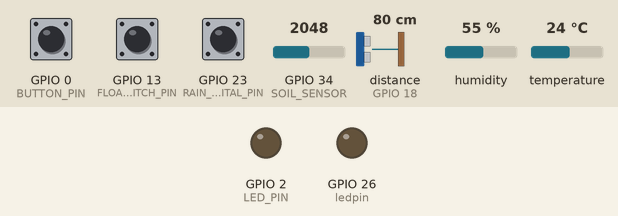
A sketch run on a simulated ESP32. Shown: output pins drawn as LEDs (lit = HIGH). Wiring (inferred from the names in the program): ultrasonic range finder: trigger GPIO 5; echo GPIO 18. The test bench sets the inputs (shaded band); at power-on: distance to the obstacle (sensor on GPIO 18) 80 cm, humidity 55 %, GPIO 34 (SOIL_SENSOR) = 2048, GPIO 0 (BUTTON_PIN) HIGH, GPIO 13 (FLOAT_SWITCH_PIN) HIGH, GPIO 23 (RAIN_DIGITAL_PIN) HIGH, temperature 24 °C. The echo pulse lasts 58.3 µs per cm; WiFi joins after 1.5 s; servers stay silent unless stated; the local clock reads 2024-03-15 10:24:30 at power-on unless the sketch sets it; web services answer with replies made up by the test bench; pins used as bus, display or sensor lines are not drawn; what the sketch prints to the serial monitor is not drawn. At 18.4 s the program restarts the board; the recording ends there.

Above: at 0.1 s.
At 1.6 s:
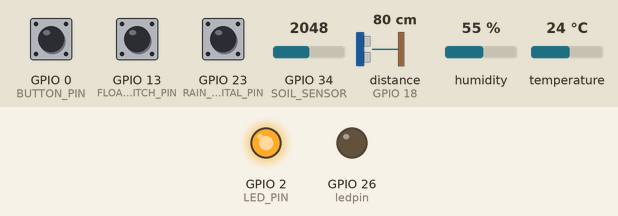
At 5.0 s:
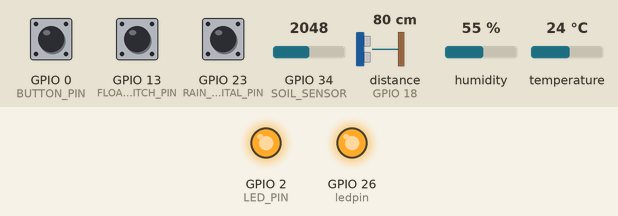
5.1 s: distance to the obstacle (sensor on GPIO 18) set to 2 cm
8.7 s: humidity set to 22 %
13.1 s: GPIO 34 (SOIL_SENSOR) set to 260
15.9 s: GPIO 0 (BUTTON_PIN) pulled LOW for 2.45 s
Timing chart, 0 to 18.4 s (numbered marks = the images above; inputs shaded):
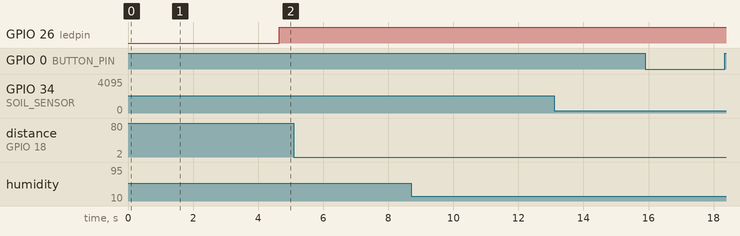

Measured:
- after the input at 5.1 s, every drawn part: stays the same
- after the input at 8.7 s, every drawn part: stays the same
- after the input at 13.1 s, every drawn part: stays the same
- after the input at 15.9 s, every drawn part: stays the same

The sketch:

Flood_3.ino
```cpp
#include <WiFiManager.h>
#include <WiFi.h>
#include <DHT.h>
#include <Wire.h>
#include <Firebase_ESP_Client.h>
#include "addons/TokenHelper.h"
#include "addons/RTDBHelper.h"
#include <HTTPClient.h>

// Wi-Fi Manager Settings
#define LED_PIN 2
#define BUTTON_PIN 0
#define TIMEOUT_SECONDS 120

WiFiManager wm;

// Firebase Credentials
#define API_KEY "AIzaSyA6awKc4A6toK1EYNBANrJ-wTMMcrxJ7gE"
#define DATABASE_URL "https://flood-esp-default-rtdb.firebaseio.com/"
#define USER_EMAIL "esp@gmail.com"
#define USER_PASSWORD "123456"

// Ultrasonic Sensor
#define echoPin 18
#define trigPin 5

// DHT Sensor
#define DHTPIN 4
#define DHTTYPE DHT11
DHT dht(DHTPIN, DHTTYPE);

// Soil Moisture Sensor
#define SOIL_SENSOR 34

// LED Control
#define ledpin 26

// Float Switch
#define FLOAT_SWITCH_PIN 13

// Rain Sensor
#define RAIN_ANALOG_PIN 21
#define RAIN_DIGITAL_PIN 23

// Firebase & NTP
FirebaseData fbdo;
FirebaseAuth auth;
FirebaseConfig config;
String uid;

const char* ntpServer = "pool.ntp.org";
const long gmtOffset_sec = 19800;
const int daylightOffset_sec = 0;

bool signupOK = false;
bool timeUploaded = false;
bool ledstatus = false;

// Telegram Bot Token
const char* BOT_TOKEN = "7412597635:AAHLVyHXiECDQdP6gHUJpkA1DNWsvuVSdrQ";
const char* CHAT_ID = "5550766633";

// Initialize components
HTTPClient http;

// Variables for sensor readings
float temperature = 0;
float humidity = 0;
int soilMoisture = 0;
float distance = 0;
bool rainDetected = false;
bool floatSwitchStatus = false;
bool ledState = false;

// Variables for Telegram notifications
bool lastRainState = false;
bool lastFloatSwitchState = false;
float lastDistance = 0;
int lastSoilMoisture = 0;
float lastTemperature = 0;
float lastHumidity = 0;

// Function to connect to WiFi using WiFiManager
void connectToWiFi() {
  wm.setConfigPortalTimeout(TIMEOUT_SECONDS);
  bool res = wm.autoConnect("ESPTESTING");
  if (!res) {
    Serial.println("Failed to connect!");
  } else {
    Serial.println("Connected to Wi-Fi, LED ON");
    digitalWrite(LED_PIN, HIGH);
  }
}

// Function to get the current date & time
String getDateTime() {
  struct tm timeinfo;
  if (!getLocalTime(&timeinfo)) {
    Serial.println("⚠ Failed to obtain time!");
    return "N/A";
  }

  char timeString[30];
  snprintf(timeString, sizeof(timeString), "%02d-%02d-%04d %02d:%02d:%02d",
           timeinfo.tm_mday, timeinfo.tm_mon + 1, timeinfo.tm_year + 1900,
           timeinfo.tm_hour, timeinfo.tm_min, timeinfo.tm_sec);

  return String(timeString);
}

// Upload startup time to Firebase once
void uploadDateTimeToFirebase() {
  if (!timeUploaded) {
    String currentDateTime = getDateTime();
    Serial.print("Uploading startup time: ");
    Serial.println(currentDateTime);

    if (Firebase.RTDB.setString(&fbdo, "System/StartupTime", currentDateTime)) {
      Serial.println("✅ Startup time successfully uploaded!");
      timeUploaded = true;
    } else {
      Serial.println("❌ Failed to upload time: " + fbdo.errorReason());
    }
  }
}

void sendTelegramMessage(String message) {
  Serial.println("Sending Telegram message: " + message);

  // Create the URL for the Telegram API
  String url = "https://api.telegram.org/bot" + String(BOT_TOKEN) + "/sendMessage";

  // Prepare the POST data
  String postData = "chat_id=" + String(CHAT_ID) +
                   "&text=" + message +
                   "&parse_mode=HTML";

  http.begin(url);
  http.addHeader("Content-Type", "application/x-www-form-urlencoded");

  // Send the POST request
  int httpResponseCode = http.POST(postData);

  if (httpResponseCode > 0) {
    String response = http.getString();
    Serial.println("✅ Telegram message sent successfully");
    Serial.println("Response code: " + String(httpResponseCode));
    Serial.println("Response: " + response);
  } else {
    Serial.println("❌ Error sending Telegram message");
    Serial.println("Error code: " + String(httpResponseCode));
  }

  http.end();
}

void checkAndSendAlerts() {
  String currentTime = getDateTime();

  // Water Level Alerts
  if (distance <= 5 && lastDistance > 5) {
    sendTelegramMessage(
      "⚠️ CRITICAL ALERT: Water Level\n"
      "🌊 Water level is extremely high!\n"
      "📏 Current level: " + String(distance, 1) + " cm\n"
      "⚡ Immediate action required!\n"
      "🕒 Time: " + currentTime
    );
  } else if (distance <= 10 && distance > 5 && lastDistance > 10) {
    sendTelegramMessage(
      "⚠️ WARNING: Water Level\n"
      "💧 Water level is rising\n"
      "📏 Current level: " + String(distance, 1) + " cm\n"
      "👀 Please monitor the situation\n"
      "🕒 Time: " + currentTime
    );
  }
  lastDistance = distance;

  // Float Switch Alerts
  if (floatSwitchStatus != lastFloatSwitchState) {
    if (floatSwitchStatus) {
      sendTelegramMessage(
        "⚠️ ALERT: Float Switch\n"
        "🔴 Water level is HIGH\n"
        "💢 Float switch has been triggered\n"
        "⚡ Please check water level immediately!\n"
        "🕒 Time: " + currentTime
      );
    } else {
      sendTelegramMessage(
        "✅ UPDATE: Float Switch\n"
        "🟢 Water level is LOW\n"
        "💧 Float switch has returned to normal\n"
        "🕒 Time: " + currentTime
      );
    }
  }
  lastFloatSwitchState = floatSwitchStatus;

  // Rain Detection Alerts
  if (rainDetected != lastRainState) {
    if (rainDetected) {
      sendTelegramMessage(
        "☔ Rain Alert\n"
        "🌧️ Rain has been detected\n"
        "📌 Current status: Raining\n"
        "⚠️ Please monitor water levels\n"
        "🕒 Time: " + currentTime
      );
    } else {
      sendTelegramMessage(
        "✅ Rain Update\n"
        "🌤️ Rain has stopped\n"
        "📌 Current status: Clear\n"
        "🕒 Time: " + currentTime
      );
    }
  }
  lastRainState = rainDetected;

  // Soil Moisture Alerts
  if (soilMoisture > 900 && lastSoilMoisture <= 900) {
    sendTelegramMessage(
      "⚠️ ALERT: Soil Moisture\n"
      "💦 Soil is extremely wet!\n"
      "📊 Current value: " + String(soilMoisture) + "\n"
      "⚡ Risk of flooding!\n"
      "🕒 Time: " + currentTime
    );
  } else if (soilMoisture < 300 && lastSoilMoisture >= 300) {
    sendTelegramMessage(
      "⚠️ ALERT: Soil Moisture\n"
      "🏜️ Soil is too dry!\n"
      "📊 Current value: " + String(soilMoisture) + "\n"
      "🌱 Plants may be at risk!\n"
      "🕒 Time: " + currentTime
    );
  }
  lastSoilMoisture = soilMoisture;

  // Temperature Alerts
  if (temperature > 40 && lastTemperature <= 40) {
    sendTelegramMessage(
      "🌡️ Temperature Alert\n"
      "🔥 High temperature detected!\n"
      "📊 Current temperature: " + String(temperature, 1) + "°C\n"
      "⚠️ Please check equipment\n"
      "🕒 Time: " + currentTime
    );
  } else if (temperature < 15 && lastTemperature >= 15) {
    sendTelegramMessage(
      "🌡️ Temperature Alert\n"
      "❄️ Low temperature detected!\n"
      "📊 Current temperature: " + String(temperature, 1) + "°C\n"
      "⚠️ Risk of equipment malfunction\n"
      "🕒 Time: " + currentTime
    );
  }
  lastTemperature = temperature;

  // Humidity Alerts
  if (humidity > 90 && lastHumidity <= 90) {
    sendTelegramMessage(
      "💧 Humidity Alert\n"
      "🌫️ High humidity detected!\n"
      "📊 Current humidity: " + String(humidity, 1) + "%\n"
      "⚠️ Risk of condensation\n"
      "🕒 Time: " + currentTime
    );
  } else if (humidity < 30 && lastHumidity >= 30) {
    sendTelegramMessage(
      "💧 Humidity Alert\n"
      "🏜️ Low humidity detected!\n"
      "📊 Current humidity: " + String(humidity, 1) + "%\n"
      "⚠️ Environment too dry\n"
      "🕒 Time: " + currentTime
    );
  }
  lastHumidity = humidity;
}

void setup() {
  Serial.begin(115200);
  pinMode(LED_PIN, OUTPUT);
  pinMode(BUTTON_PIN, INPUT_PULLUP);

  // Wi-Fi Setup
  connectToWiFi();

  // Firebase Setup
  config.api_key = API_KEY;
  config.database_url = DATABASE_URL;
  auth.user.email = USER_EMAIL;
  auth.user.password = USER_PASSWORD;

  Firebase.reconnectWiFi(true);
  Firebase.begin(&config, &auth);

  while ((auth.token.uid) == "") {
    Serial.print('.');
    digitalWrite(LED_PIN, HIGH);
    delay(500);
    digitalWrite(LED_PIN, LOW);
    delay(500);
  }

  signupOK = true;

  // Sync Time
  configTime(gmtOffset_sec, daylightOffset_sec, ntpServer);
  Serial.println("⏳ Waiting for NTP time...");
  delay(2000);
  uploadDateTimeToFirebase();

  // Sensor Setup
  pinMode(trigPin, OUTPUT);
  pinMode(echoPin, INPUT);
  dht.begin();
  pinMode(SOIL_SENSOR, INPUT);
  pinMode(ledpin, OUTPUT);
  pinMode(FLOAT_SWITCH_PIN, INPUT_PULLUP);
  pinMode(RAIN_DIGITAL_PIN, INPUT);

  // Test Telegram Connection
  sendTelegramMessage("🔄 ESP32 System Started\n📡 Connected to WiFi\n🕒 Time: " + getDateTime());
}

void loop() {
  static unsigned long lastCheckTime = 0;
  const unsigned long checkInterval = 5000;

  // Reconnect Wi-Fi if disconnected
  if (WiFi.status() != WL_CONNECTED) {
    Serial.println("Wi-Fi lost! Reconnecting...");
    digitalWrite(LED_PIN, HIGH);
    delay(500);
    digitalWrite(LED_PIN, LOW);
    delay(500);

    if (millis() - lastCheckTime > checkInterval) {
      connectToWiFi();
      lastCheckTime = millis();
    }
  } else {
    digitalWrite(LED_PIN, HIGH);
  }

  // Restart Wi-Fi setup when button is pressed
  if (digitalRead(BUTTON_PIN) == LOW) {
    Serial.println("Button pressed! Restarting Wi-Fi setup...");
    wm.resetSettings();
    delay(1000);
    ESP.restart();
  }

  // Send data to Firebase every second
  if (Firebase.ready() && signupOK && (millis() - lastCheckTime > 500 || lastCheckTime == 0)) {
    lastCheckTime = millis();

    // Temperature & Humidity
    float newTemp = dht.readTemperature();
    float newHum = dht.readHumidity();
    if (!isnan(newTemp) && !isnan(newHum)) {
      temperature = newTemp;
      humidity = newHum;
      Firebase.RTDB.setFloat(&fbdo, "DTH/Temperature", temperature);
      Firebase.RTDB.setFloat(&fbdo, "DTH/Humidity", humidity);
    }

    // Ultrasonic Sensor
    digitalWrite(trigPin, LOW);
    delayMicroseconds(2);
    digitalWrite(trigPin, HIGH);
    delayMicroseconds(10);
    digitalWrite(trigPin, LOW);
    long duration = pulseIn(echoPin, HIGH);
    distance = duration * 0.034 / 2;
    Firebase.RTDB.setFloat(&fbdo, "UltraSonic/Distance", distance);

    // Soil Moisture
    soilMoisture = analogRead(SOIL_SENSOR);
    Firebase.RTDB.setInt(&fbdo, "Soil/Moisture", soilMoisture);

    // Water Level
    floatSwitchStatus = digitalRead(FLOAT_SWITCH_PIN) == HIGH;
    String waterstatus = (floatSwitchStatus) ? "HIGH" : "LOW";
    Firebase.RTDB.setString(&fbdo, "floatSwitch", waterstatus);

    // Turn on LED if distance is less than 10 cm
    if (distance < 10 || floatSwitchStatus) {
      digitalWrite(ledpin, HIGH);
      ledState = true;
      Serial.println("🚨 Water Level HIGH");
    } else {
      digitalWrite(ledpin, LOW);
      ledState = false;
    }

    // Rain Detection
    rainDetected = digitalRead(RAIN_DIGITAL_PIN) == LOW;
    String detectRain = (rainDetected) ? "YES" : "NO";
    Firebase.RTDB.setString(&fbdo, "Rain/Detect", detectRain);

    // Check and send alerts
    checkAndSendAlerts();
  }

  // Update Firebase
  if (Firebase.ready()) {
    Firebase.RTDB.setBool(&fbdo, "led", ledState);
  }

  delay(1000); // Delay between readings
}
```
